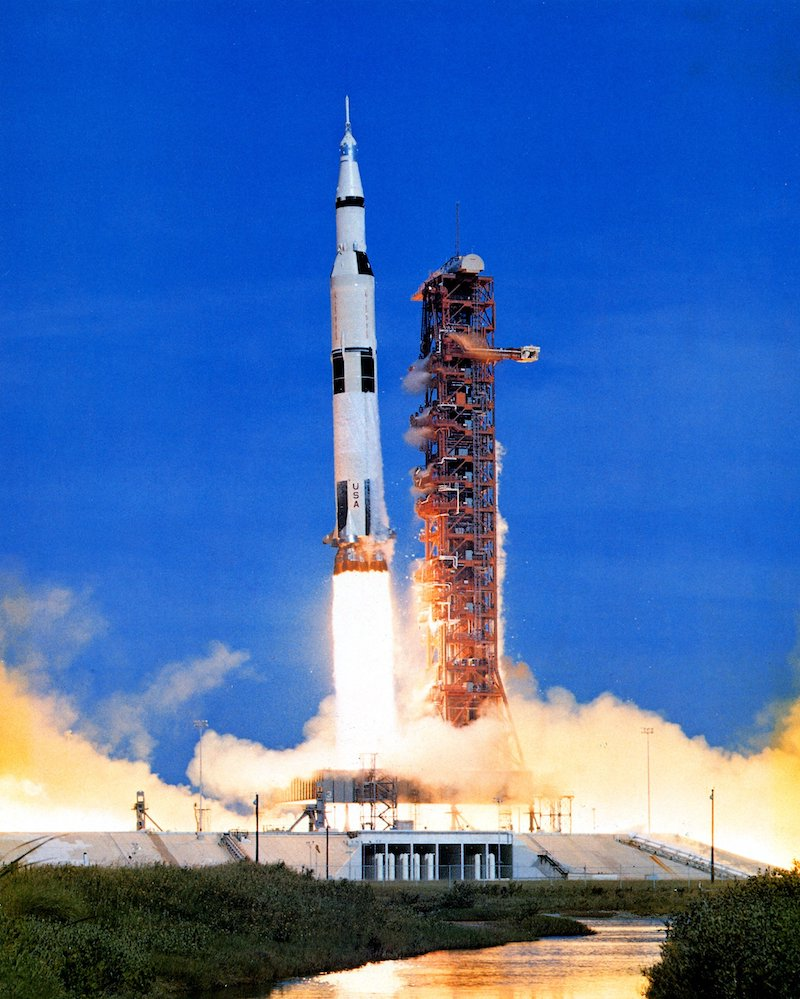
#> input picture data/apollo15.jpg, 800 x 999 px
$ python img2paths.py --filename data/apollo15.jpg   (older library calls are emulated)
#> lines starting #> are read from the running program, lines starting #| are printed output that depends on the picture; after the words box and inside, x2 and y2 are one past the last pixel; in counts of white or black regions, pixels touching at a corner belong together
### helpers.py
import numpy as np
import cv2
import itertools
from scipy.special import comb
from math import *
from scipy import ndimage


#midpoint
pi2 = 2*pi
extendz = lambda p: [p[0], p[1], 1]
take2 = lambda p: [p[0], p[1]]
mt2 = lambda ps: list(map(take2, ps))
mapm = lambda m, ps: list(map(lambda p: np.matmul(m, p), ps))
map3m = lambda m, ps: mt2(map(lambda p: np.matmul(m, extendz(p)), ps))
skewx_m = lambda a: np.array([[1, tan(a), 0], [0, 1, 0], [0, 0, 1]])
skewy_m = lambda a: np.array([[1, 0, 0], [tan(a), 1, 0], [0, 0, 1]])
rotate_m = lambda a: np.array([[cos(a), -sin(a)], [sin(a), cos(a)]])
skewx = lambda path, a: map3m(skewx_m(a), path)
skewy = lambda path, a: map3m(skewy_m(a), path)
rotate = lambda path, a: mapm(rotate_m(a), path)
bernstein = lambda i, n, t: comb(n, i)*(t**(n-i))*(1-t)**i
distance = lambda p1, p2: sqrt((p2[0]-p1[0])**2+(p2[1]-p1[1])**2)
move = lambda path, x, y: [[p[0]+x, p[1]+y] for p in path]
scale = lambda path, s: [[p[0]*s, p[1]*s] for p in path]
gingerbreadman = lambda x, y: [1-y+abs(x), x]
tinkerbell = lambda x, y, a=.9, b=(-.6013), c=2, d=.5: [x**2-y**2-a*x+b*y, 2*x*y+c*x+d*y]
circle = lambda x, y, r, p=100, ph=0: [[x+r*cos((2*pi)/p*i+ph), y+r*sin((2*pi)/p*i+ph)] for i in range(0, p+1)]
ellipse = lambda x, y, r1, r2, p=100: [[x+r1*cos((2*pi)/p*i), y+r2*sin((2*pi)/p*i)] for i in range(0, p+1)]
sincos = lambda path, m, a: [[p[0]+cos(pi2/len(path)*i*a)*m, p[1]+sin(pi2/len(path)*i*a)*m] for i, p in enumerate(path)]
splitxsys = lambda ps: (np.array([p[0] for p in ps]), np.array([p[1] for p in ps]))
bpns = lambda ps, n=1000: np.array([bernstein(i, len(ps)-1, np.linspace(0.0, 1.0, n)) for i in range(0, len(ps))])
bezier = lambda ps, n=200: mt2(zip(np.array([p[0] for p in ps])@bpns(ps, n), np.array([p[1] for p in ps])@bpns(ps,n)))
objvs = lambda fn: [list(map(float, list(filter(None, l.replace('\n', '').split(' ')))[1:])) for l in open(fn).readlines() if l.startswith('v ')]

# magic numbers yo

def plot_paths(paths, width=300, height=218, s=3, r=True):
    img = np.zeros((height*s, width*s, 3), np.uint8)
    img[:,:] = (255, 255, 255)
    paths = list(map(lambda ps: scale(ps, s), paths))
    img = plot_paths_on_image(paths, img)
    if r:
        cv2.imshow('image', ndimage.rotate(img, 90))
    else:
        cv2.imshow('image', img)
    if cv2.waitKey(): cv2.destroyAllWindows()

def plot_paths_on_image(paths, image, color=(0,0,0), thickness=1):
    for path in paths:
        for p1, p2 in zip(path, path[1:]):
            cv2.line(image,
                (int(p1[0]), int(p1[1])),
                (int(p2[0]), int(p2[1])),
                color, thickness=thickness
            )

    return image

# [10 lines left out: function rotate3_m, not called in this run]

rot3 = lambda path, axis, theta: list(map(lambda p: np.dot(rotate3_m(axis, theta), p), path))

# [25 lines left out: function grid, not called in this run]

def color_map(frame, color_map=2):
    return cv2.applyColorMap(frame, color_map)

def grayscale(frame):
    return np.stack((cv2.cvtColor(frame, cv2.COLOR_BGR2GRAY), )*3, axis=-1)

def canny(frame, a=50, b=150):
    return np.stack((cv2.Canny(frame, a, b), )*3, axis=-1)

def morph(frame, kernel=(10, 10)):
    kernel = np.ones(kernel, np.uint8)
    return cv2.morphologyEx(frame, cv2.MORPH_OPEN, kernel)

### img2paths.py
import cv2
import argparse

from helpers import *

parser = argparse.ArgumentParser()

parser.add_argument('--filename')
parser.add_argument('--count-limit', type=int, default=None)
parser.add_argument('--blur', type=int, default=0)
parser.add_argument('--area-upper-limit', type=int, default=inf)
parser.add_argument('--area-lower-limit', type=int, default=0)

args = parser.parse_args()

image = cv2.imread(args.filename, 1)
#> image is the input picture: shape (999, 800, 3); mean B, G, R 174.4, 110.7, 71.5
height, width, channels = image.shape
#> height = 999; width = 800; channels = 3
image = cv2.cvtColor(image, cv2.COLOR_BGR2GRAY)
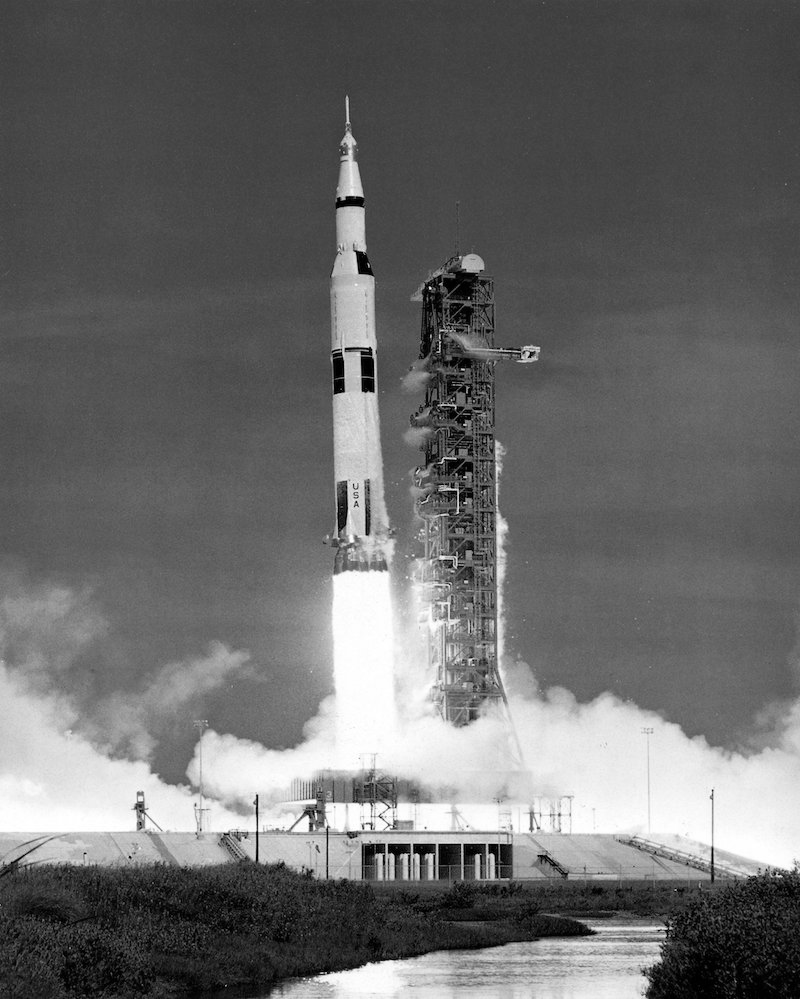
#> image: shape (999, 800); min 0, max 255, mean 106.2
image = cv2.bilateralFilter(image, 11, 17, 17)

if args.blur:
    image = cv2.blur(image, (args.blur, args.blur))

image = cv2.Canny(image, 10, 100)
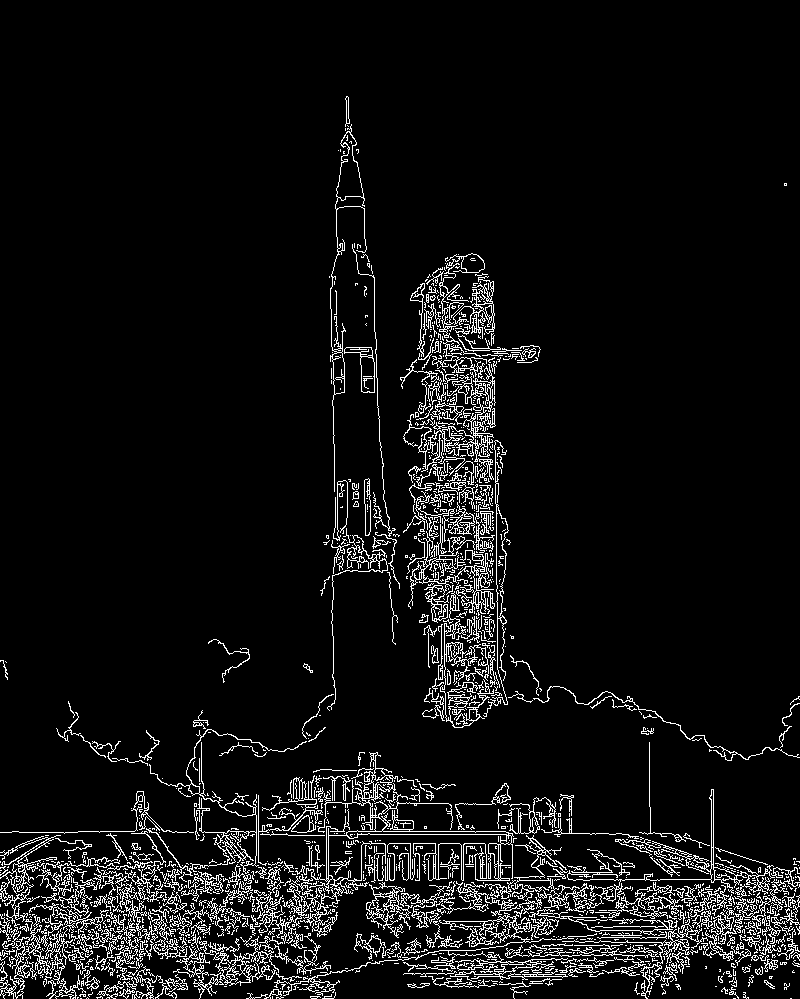
#> image: shape (999, 800); 6.8% white in thin lines or dots

image, contours, hierarchy = cv2.findContours(image.copy(), cv2.RETR_TREE, cv2.CHAIN_APPROX_SIMPLE)
#> contours = 2535 contours, 2205 with area under 20; largest, box (x1, y1, x2, y2) and area: (295, 752, 514, 908) 2505, (566, 789, 789, 919) 1680, (330, 124, 367, 492) 1526, (274, 904, 568, 996) 1440, (403, 408, 496, 483) 1168
contours = sorted(contours, key = cv2.contourArea, reverse = True)[:args.count_limit]

paths = []
for contour in contours:
    peri = cv2.arcLength(contour, True)
    approx = cv2.approxPolyDP(contour, 0.01 * peri, True)
    area = cv2.contourArea(contour)

    if area > args.area_upper_limit: continue
    if area < args.area_lower_limit: continue

    paths.append([[c[0][0], c[0][1]] for c in approx])
#> this loop made 2535 passes
#> (peri, area) on passes 1 to 3: (4190.3, 2505), (3165.9, 1680.5), (1305.5, 1525.5)
#> after the loop, paths = 2535 items

plot_paths(paths, width, height, 1)
#> the loop in plot_paths_on_image, `for path in paths:` made 2535 passes
#> path on passes 8, 19: [[497, 440], [507, 703], [492, 697], [484, 716], [507, 704]], [[346, 833], [508, 834], [357, 833], [350, 838]]
#> after the loop in plot_paths_on_image, `for path in paths:`:
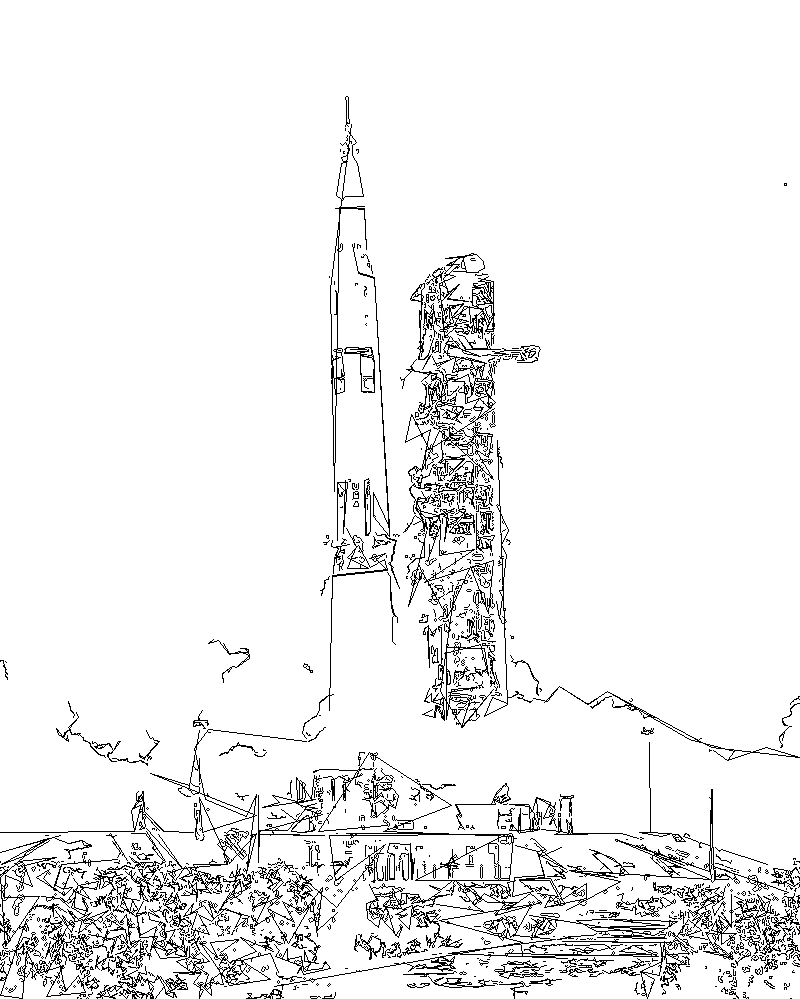
#> image: shape (999, 800, 3); 93.8% white; black in thin lines or dots
#> in plot_paths, `cv2.imshow('image', ndimage.rotate(img, 90))`:
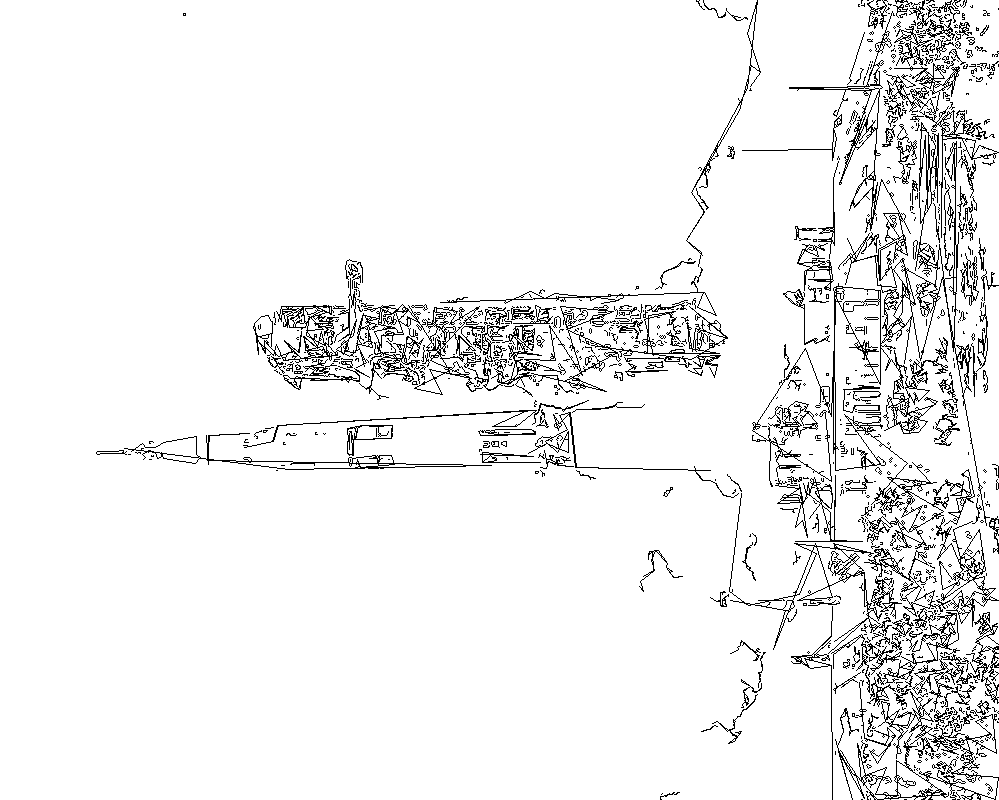
#> window 'image': shape (800, 999, 3); 93.8% white; black in thin lines or dots
